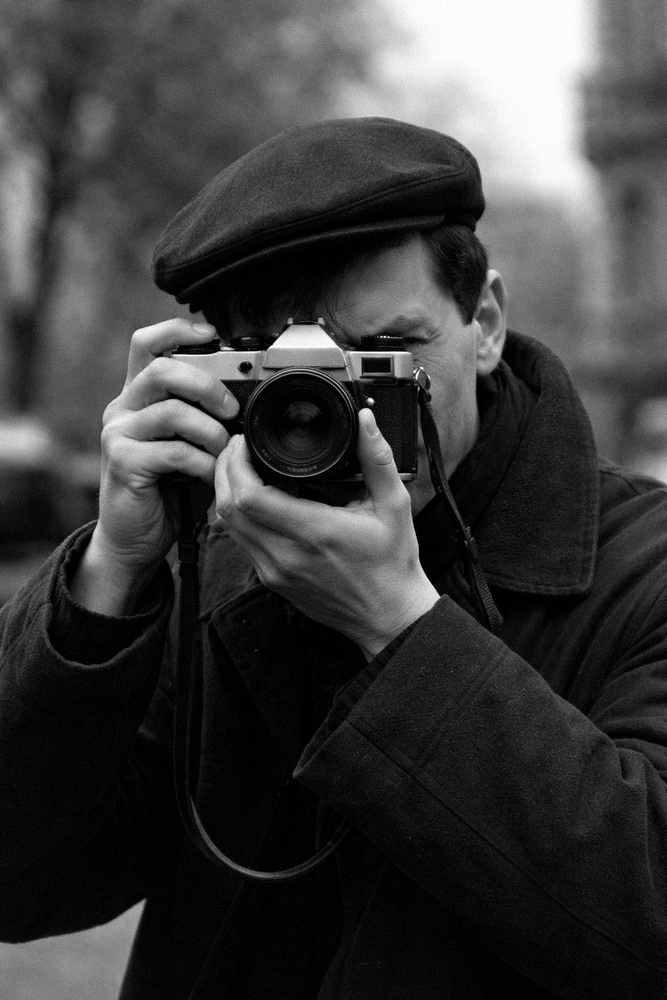
#> input picture PCDMinggu5/cameramen.jpg, 667 x 1000 px, shrunk from 1024 x 1536 before the run
$ python SpatialFiltering.py
#> lines starting #> are read from the running program, lines starting #| are printed output that depends on the picture
import cv2
import numpy as np
import matplotlib.pyplot as plt
import time

# =========================
# LOAD GAMBAR
# =========================
image = cv2.imread('cameramen.jpg')
#> image is the input picture: shape (1000, 667, 3); mean B, G, R 60.3, 60.4, 60.4
image = cv2.cvtColor(image, cv2.COLOR_BGR2GRAY)
#> image: shape (1000, 667)

# =========================
# TAMBAH NOISE
# =========================
def add_gaussian_noise(img):
    noise = np.random.normal(0, 25, img.shape)
    noisy = img + noise
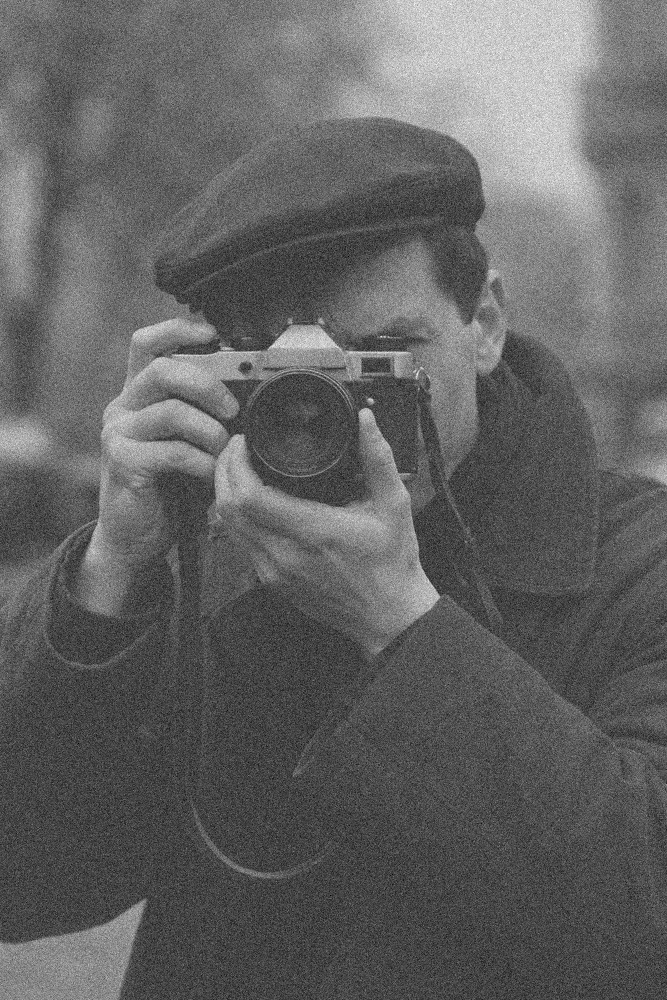
#> noisy: shape (1000, 667) float64; min -120.4, max 346.1, mean 60.4; drawn with min black and max white
    return np.clip(noisy, 0, 255).astype(np.uint8)

def add_salt_pepper(img):
    noisy = img.copy()
    prob = 0.02
    rnd = np.random.rand(*img.shape)
    noisy[rnd < prob] = 0
    noisy[rnd > 1 - prob] = 255
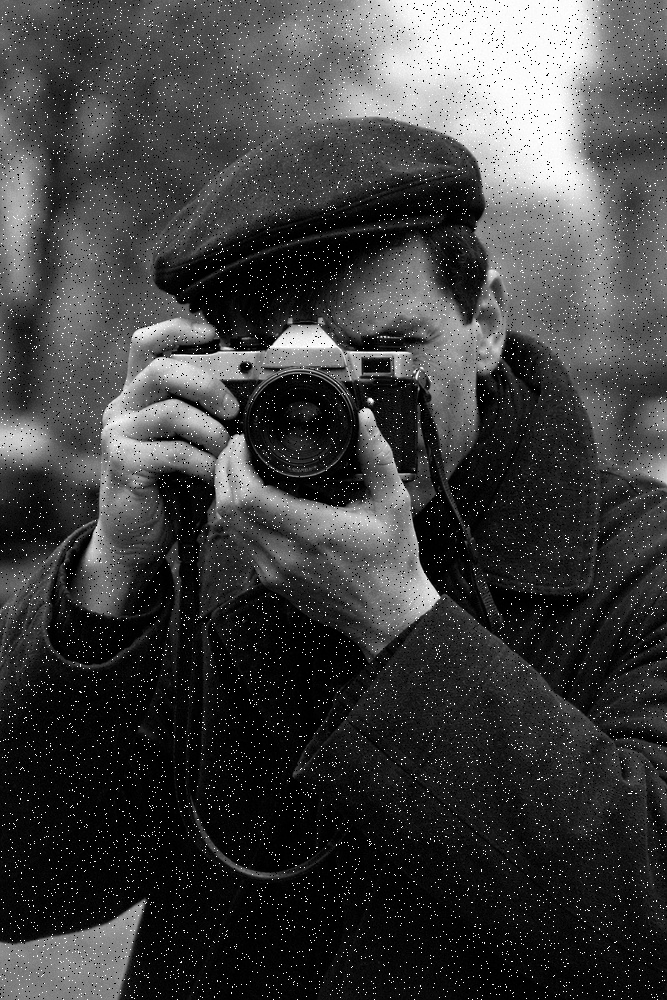
#> noisy: shape (1000, 667); min 0, max 255, mean 63.1
    return noisy

def add_speckle(img):
    noise = np.random.randn(*img.shape)
    noisy = img + img * noise
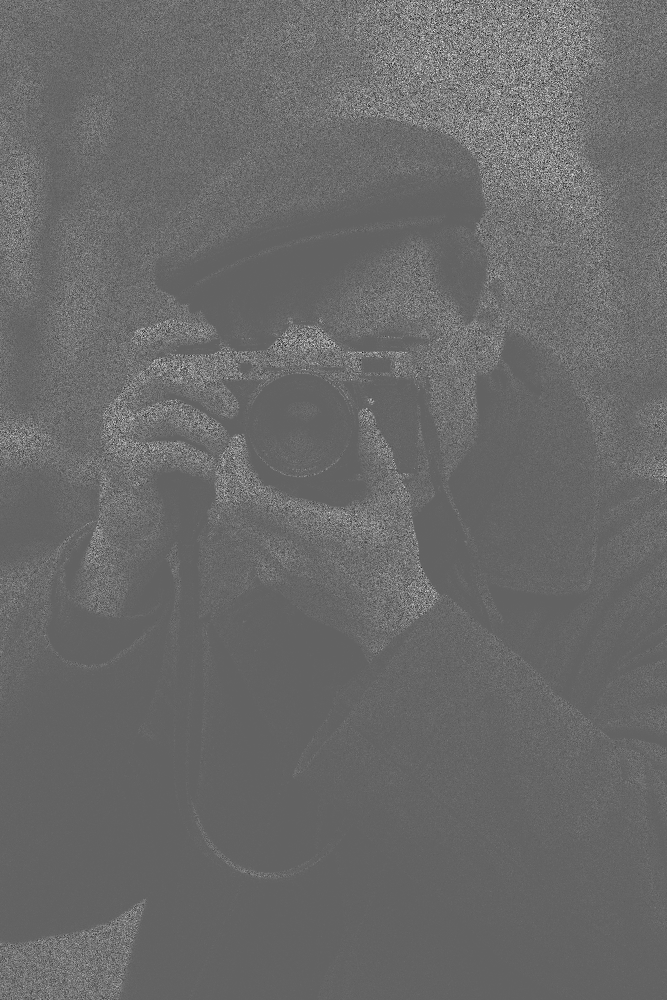
#> noisy: shape (1000, 667) float64; min -752.4, max 1194.7, mean 60.4; drawn with min black and max white
    return np.clip(noisy, 0, 255).astype(np.uint8)
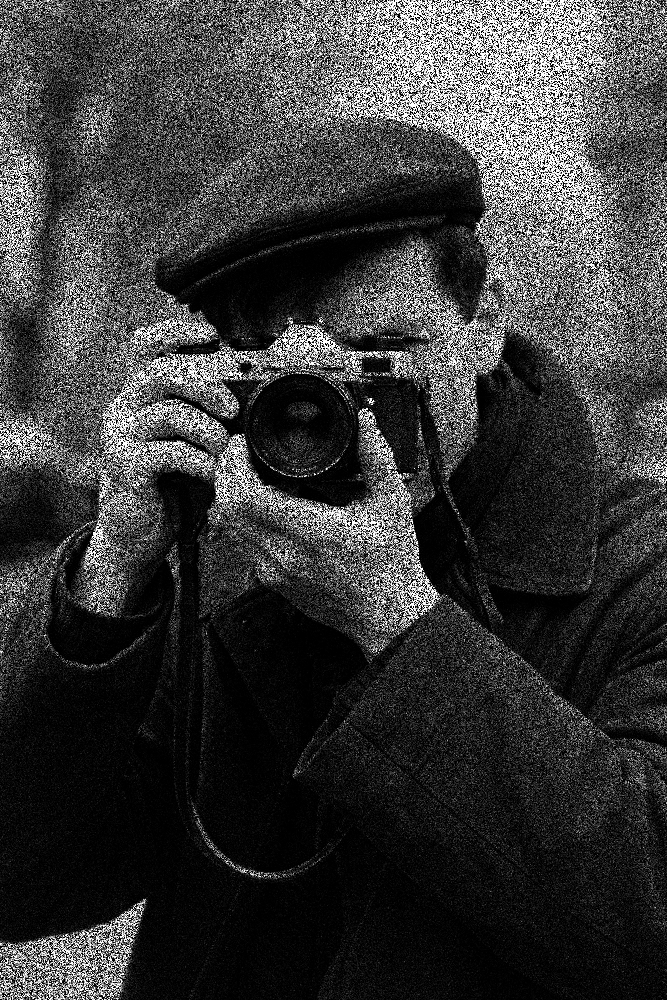
#> returned value: shape (1000, 667); min 0, max 255, mean 57.5

gaussian = add_gaussian_noise(image)
sp = add_salt_pepper(image)
speckle = add_speckle(image)

# =========================
# FILTER
# =========================
def mean_filter(img, k):
    return cv2.blur(img, (k, k))

def gaussian_filter(img, sigma):
    return cv2.GaussianBlur(img, (5,5), sigma)

def median_filter(img, k):
    return cv2.medianBlur(img, k)

def max_filter(img):
    kernel = np.ones((3,3), np.uint8)
    return cv2.dilate(img, kernel)

# =========================
# SSIM MANUAL
# =========================
def calculate_ssim(img1, img2):
    img1 = img1.astype(np.float64)
    img2 = img2.astype(np.float64)

    C1 = 6.5025
    C2 = 58.5225

    mu1 = cv2.GaussianBlur(img1, (11, 11), 1.5)
    mu2 = cv2.GaussianBlur(img2, (11, 11), 1.5)

    mu1_sq = mu1 ** 2
    mu2_sq = mu2 ** 2
    mu1_mu2 = mu1 * mu2

    sigma1_sq = cv2.GaussianBlur(img1**2, (11,11), 1.5) - mu1_sq
    sigma2_sq = cv2.GaussianBlur(img2**2, (11,11), 1.5) - mu2_sq
    sigma12 = cv2.GaussianBlur(img1*img2, (11,11), 1.5) - mu1_mu2

    ssim_map = ((2*mu1_mu2 + C1)*(2*sigma12 + C2)) / ((mu1_sq + mu2_sq + C1)*(sigma1_sq + sigma2_sq + C2))
    return ssim_map.mean()

# =========================
# EVALUASI
# =========================
def evaluate(original, filtered):
    mse = np.mean((original - filtered) ** 2)
    psnr = cv2.PSNR(original, filtered)
    ssim_val = calculate_ssim(original, filtered)
    return mse, psnr, ssim_val

# =========================
# PROSES SEMUA
# =========================
results = []

noises = {
    "Gaussian": gaussian,
    "SaltPepper": sp,
    "Speckle": speckle
}

filters = {
    "Mean3": lambda x: mean_filter(x, 3),
    "Mean5": lambda x: mean_filter(x, 5),
    "Gaussian1": lambda x: gaussian_filter(x, 1),
    "Gaussian2": lambda x: gaussian_filter(x, 2),
    "Median3": lambda x: median_filter(x, 3),
    "Median5": lambda x: median_filter(x, 5),
    "Max": lambda x: max_filter(x)
}

for noise_name, noisy_img in noises.items():
    for filter_name, func in filters.items():
        start = time.time()
        filtered = func(noisy_img)
        end = time.time()

        mse, psnr, ssim_val = evaluate(image, filtered)

        results.append([noise_name, filter_name, mse, psnr, ssim_val, end-start])

        # Simpan gambar
        cv2.imwrite(f"{noise_name}_{filter_name}.jpg", filtered)
#> this loop made 3 passes
#> noise_name on passes 1 to 3: 'Gaussian', 'SaltPepper', 'Speckle'
#> after the loop, results = 21 items

# =========================
# PRINT HASIL
# =========================
print("\n=== HASIL EVALUASI ===")
for r in results:
    print(f"Noise: {r[0]} | Filter: {r[1]} | MSE: {r[2]:.2f} | PSNR: {r[3]:.2f} | SSIM: {r[4]:.4f} | Time: {r[5]:.4f}")
#> this loop made 21 passes
#> r on passes 1 to 11: ['Gaussian', 'Mean3', 60.97, 28.17, 0.552, 0.000474], ['Gaussian', 'Mean5', 54.55, 28.78, 0.639, 0.000402], ['Gaussian', 'Gaussian1', 57.46, 28.81, 0.608, 0.000576], ['Gaussian', 'Gaussian2', 54.28, 29.02, 0.648, 0.000533], ['Gaussian', 'Median3', 59.41, 27.58, 0.505, 0.000282], ['Gaussian', 'Median5', 45.14, 29.54, 0.639, 0.00111], ['Gaussian', 'Max', 114.9, 15.91, 0.266, 0.000445], ['SaltPepper', 'Mean3', 37.01, 26.36, 0.537, 0.000262], ['SaltPepper', 'Mean5', 49.07, 28.13, 0.622, 0.00034], ['SaltPepper', 'Gaussian1', 37.76, 27.27, 0.593, 0.000508], ['SaltPepper', 'Gaussian2', 47.04, 28.26, 0.634, 0.000526]
#| Noise: Gaussian | Filter: Mean3 | MSE: 60.97 | PSNR: 28.17 | SSIM: 0.5524 | Time: 0.0005
#| Noise: Gaussian | Filter: Mean5 | MSE: 54.55 | PSNR: 28.78 | SSIM: 0.6389 | Time: 0.0004
#| Noise: Gaussian | Filter: Gaussian1 | MSE: 57.46 | PSNR: 28.81 | SSIM: 0.6080 | Time: 0.0006
#| Noise: Gaussian | Filter: Gaussian2 | MSE: 54.28 | PSNR: 29.02 | SSIM: 0.6480 | Time: 0.0005
#| Noise: Gaussian | Filter: Median3 | MSE: 59.41 | PSNR: 27.58 | SSIM: 0.5052 | Time: 0.0003
#| Noise: Gaussian | Filter: Median5 | MSE: 45.14 | PSNR: 29.54 | SSIM: 0.6387 | Time: 0.0011
#| Noise: Gaussian | Filter: Max | MSE: 114.85 | PSNR: 15.91 | SSIM: 0.2661 | Time: 0.0004
#| Noise: SaltPepper | Filter: Mean3 | MSE: 37.01 | PSNR: 26.36 | SSIM: 0.5370 | Time: 0.0003
#> (further printed lines are left out)

# =========================
# VISUALISASI
# =========================
plt.figure(figsize=(12,6))

plt.subplot(2,2,1)
plt.title("Citra Asli")
plt.imshow(image, cmap='gray')

plt.subplot(2,2,2)
plt.title("Gaussian Noise")
plt.imshow(gaussian, cmap='gray')

plt.subplot(2,2,3)
plt.title("Salt & Pepper")
plt.imshow(sp, cmap='gray')

plt.subplot(2,2,4)
plt.title("Speckle Noise")
plt.imshow(speckle, cmap='gray')

plt.show()
